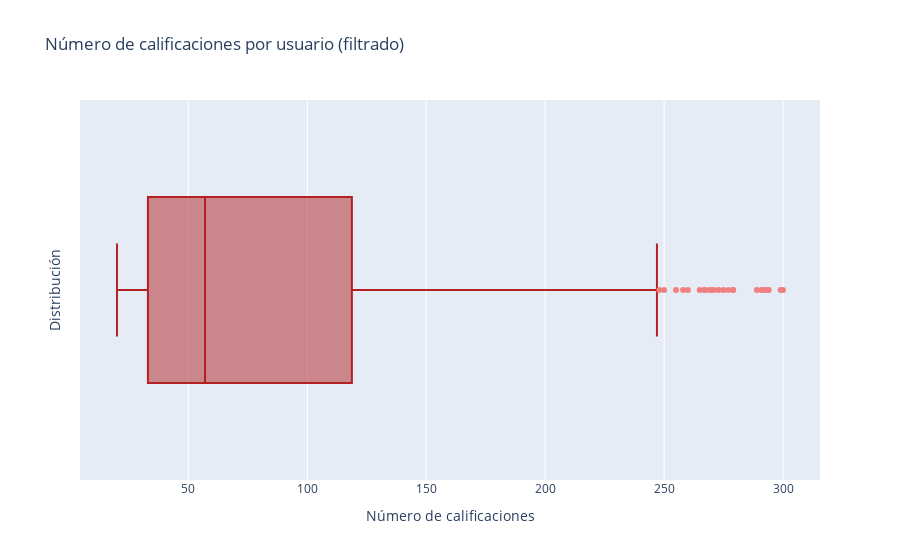

Notebook source saved alongside this figure:
### Code cell
# Crear boxplot filtrado
fig = go.Figure()

fig.add_trace(go.Box(
    x=rating_users2['cnt_rat'],
    name='',
    boxpoints='outliers',  # muestra los outliers
    marker=dict(color='lightcoral'),
    line=dict(color='firebrick')
))

fig.update_layout(
    title="Número de calificaciones por usuario (filtrado)",
    xaxis_title="Número de calificaciones",
    yaxis_title="Distribución",
    showlegend=False
)

fig.show()

### Figure 1 — Plotly figure (JSON) as saved in the notebook; plotly's stock layout.template omitted (floating-point values rounded to 4 significant figures; data arrays with more than 128 entries replaced by an {"elided": "..."} marker saying what was removed)
{"data": [{"boxpoints": "outliers", "line": {"color": "firebrick"}, "marker": {"color": "lightcoral"}, "name": "", "type": "box", "x": {"elided": "527 int values"}}], "layout": {"showlegend": false, "title": {"text": "Número de calificaciones por usuario (filtrado)"}, "xaxis": {"title": {"text": "Número de calificaciones"}}, "yaxis": {"title": {"text": "Distribución"}}}}
